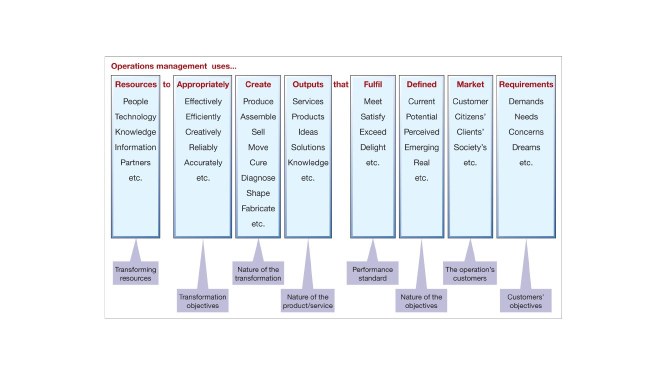
#> input picture img/slide-12.jpg, 1334 x 750 px (shown at 1/2 size)
$ python comp.py ../../../../img/slide-12.jpg ../../../../img/slide-13.jpg ../../../../img/slide-13.jpg 5 5 5
#> lines starting #> are read from the running program, lines starting #| are printed output that depends on the picture
"""Cut-out foreground (old lilac planets removed) over the reference-matched background.
Usage: comp.py FG BG out W H shift remove_components... [circle=cx,cy,r]"""
import sys, numpy as np, cv2
from PIL import Image
fgp, bgp, out, W, H, shift = sys.argv[1], sys.argv[2], sys.argv[3], int(sys.argv[4]), int(sys.argv[5]), int(sys.argv[6])
rm = [a for a in sys.argv[7:] if not a.startswith(('circle=', 'rect='))]; rects = [a[5:] for a in sys.argv[7:] if a.startswith('rect=')]; circ = [a[7:] for a in sys.argv[7:] if a.startswith('circle=')]
f = np.asarray(Image.open(fgp).convert('RGBA')).copy(); A = f[..., 3]
#> after `A = f[..., 3]`: A: shape (750, 1334); every value is 255
k, lab, st, _ = cv2.connectedComponentsWithStats((A > 40).astype(np.uint8))
#> lab: shape (750, 1334) int32; every value is 1
#> k = 2; st = [[-1, 2147483647, 0, 0, 0], [0, 0, 1334, 750, 1000500]]
for r in rm:   # remove the component containing point x,y
    x, y = map(int, r.split(',')); i = lab[y, x]
    if i: f[lab == i, 3] = 0; print("removed component at", (x, y), "area", st[i, 4])
rgb = f[..., :3].astype(np.int16); sat = rgb.max(axis=2) - rgb.min(axis=2)
#> after `sat = rgb.max(axis=2) - rgb.min(axis=2)`:
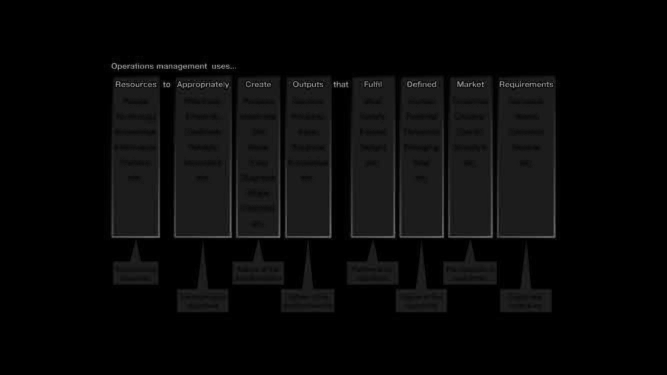
#> sat: shape (750, 1334) int16 (shown at 1/2 size); min 0, max 161, mean 8.9
for c in circ:
    cx, cy, r = map(int, c.split(',')); yy, xx = np.mgrid[:f.shape[0], :f.shape[1]]
    m = ((xx - cx) ** 2 + (yy - cy) ** 2 < (r + 6) ** 2) & (sat < 60)
    f[m, 3] = 0; print("removed pale planet px", int(m.sum()))
for r in rects:
    x0, y0, x1, y1 = map(int, r.split(',')); sub = f[y0:y1, x0:x1]; m = sat[y0:y1, x0:x1] < 60
    sub[m, 3] = 0; print("removed pale px in rect", int(m.sum()))
fg = Image.fromarray(f, 'RGBA'); s = W / fg.width; fg = fg.resize((W, round(fg.height * s)), Image.LANCZOS)
#> after `s = W / fg.width`: s = 0.00375
top = (fg.height - H) // 2; fg = fg.crop((0, top, W, top + H))
#> after `top = (fg.height - H) // 2`: top = -1
bg = Image.open(bgp).convert('RGB').resize((W, H), Image.LANCZOS).convert('RGBA')
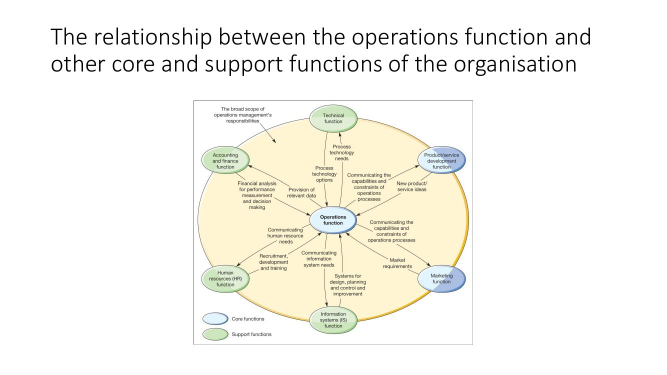
#> input picture img/slide-13.jpg, 1334 x 750 px (shown at 1/2 size)
bg.alpha_composite(fg, (-shift, 0)); bg.convert('RGB').save(out); print("saved", out)
#| saved ../../../../img/slide-13.jpg
